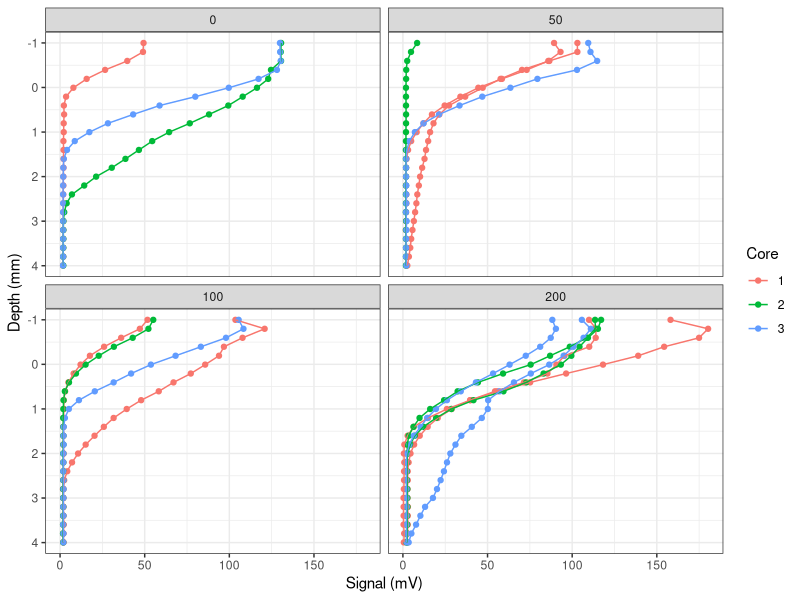
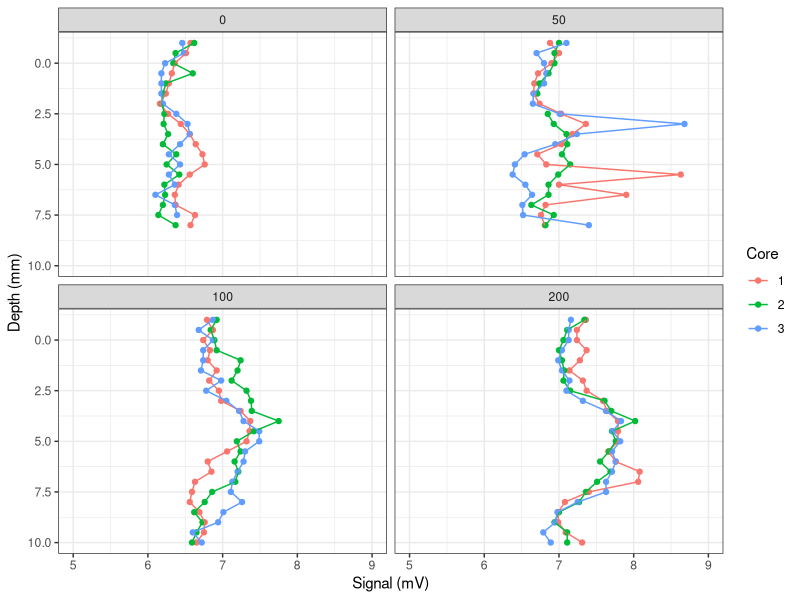
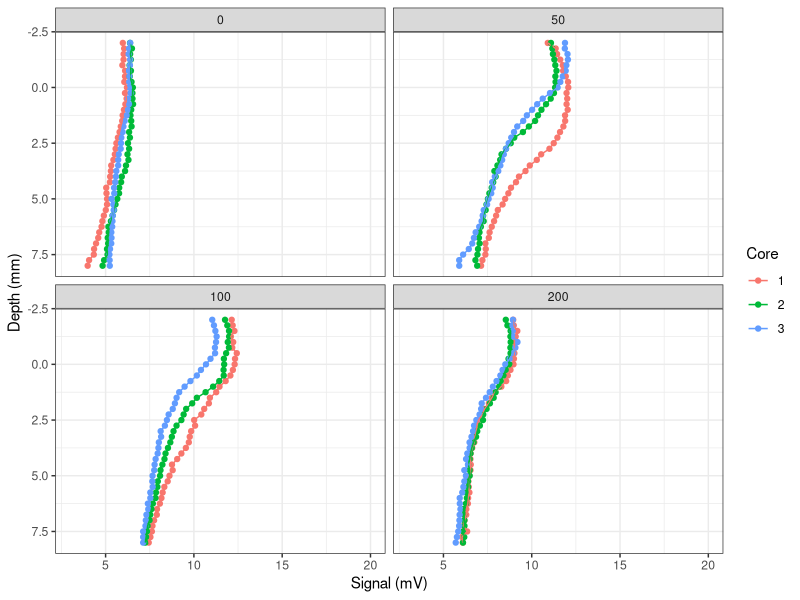
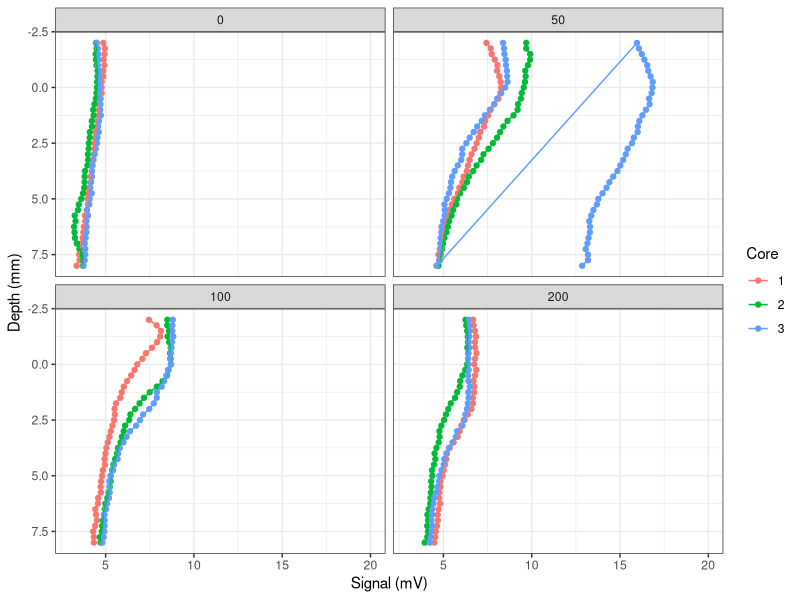
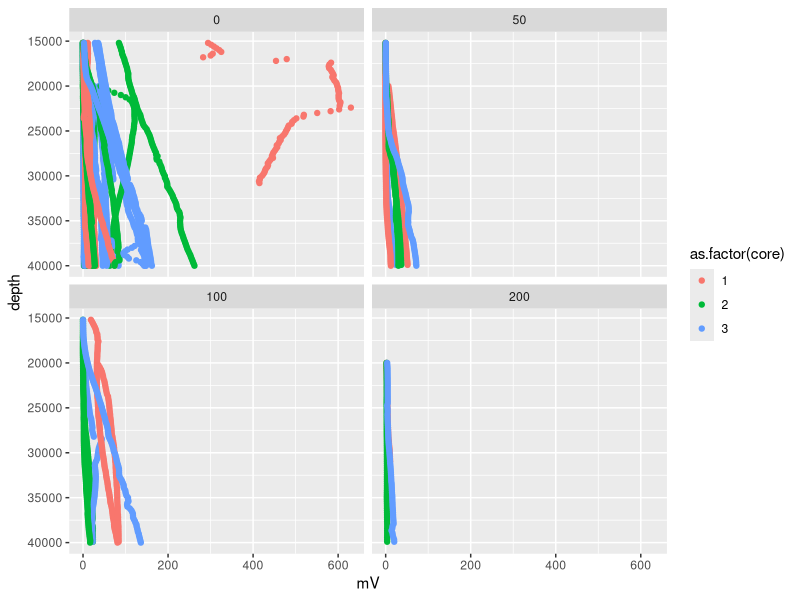
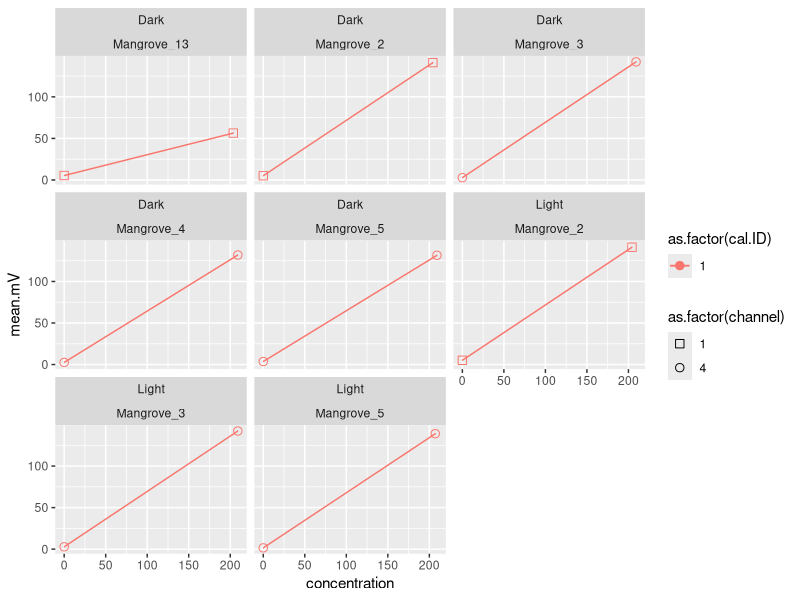
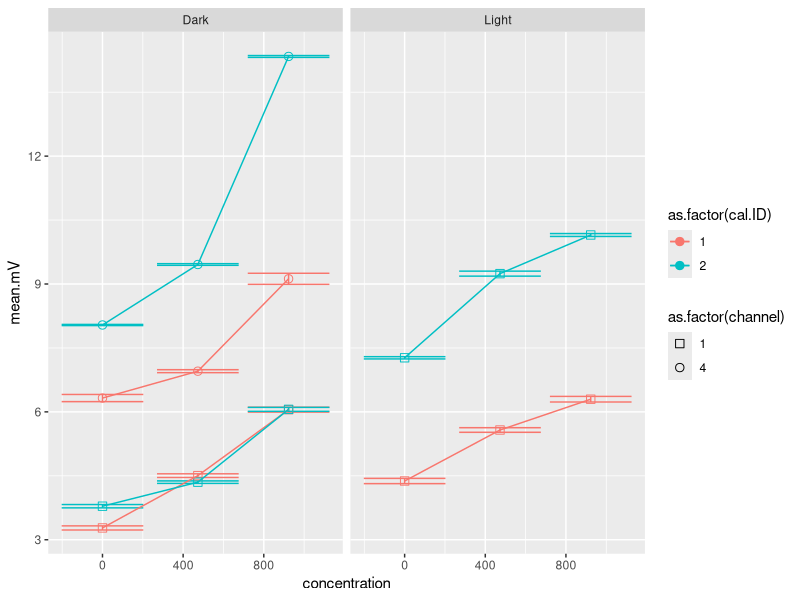
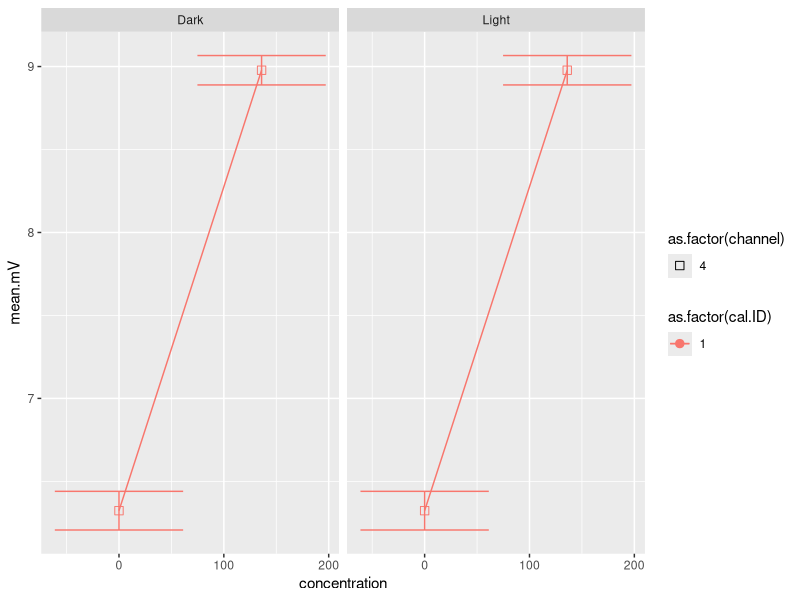

Write the R code that produced these figures, in order.
## ---- chunk 1
knitr::opts_chunk$set(echo = TRUE)

library(ggplot2)
library(dplyr)
library(tidyverse)
library(knitr)
library(plyr)
## ---- chunk 2
# Read compiled microprofile data
profiles <- read.csv(file = "./compiled-data/MBGC.mangrove.microprofiles.2024.csv")
## ---- chunk 3
sulfide <- subset(profiles, analyte == "Sulfide")
nitrous <- subset(profiles, analyte == "N2O")
oxygen <- subset(profiles, analyte == "O2")
nitric <- subset(profiles, analyte == "NO")
## ---- chunk 4
oxygen %>% subset(experiment == "Mangrove_3" & light.dark == "Dark") %>%
  ggplot(aes(mV, depth/1000, color=as.factor(core))) +
  geom_point() +
  geom_path() +
  scale_y_reverse(limits = c(4,-1)) +
  scale_color_discrete(name = "Core") +
  labs(y = "Depth (mm)", x = "Signal (mV)") +
  #scale_x_continuous(limits = c(5,9)) +
  facet_wrap(~treatment) +
  theme_bw()
## ---- chunk 5
nitrous %>% subset(experiment == "Mangrove_2" & light.dark == "Dark") %>%
  ggplot(aes(mV, depth/1000, color=as.factor(core))) +
  geom_point() +
  geom_path() +
  scale_y_reverse(limits = c(10,-1)) +
  scale_color_discrete(name = "Core") +
  labs(y = "Depth (mm)", x = "Signal (mV)") +
  scale_x_continuous(limits = c(5,9)) +
  facet_wrap(~treatment) +
  theme_bw()
## ---- chunk 6
nitric %>% subset(experiment == "Mangrove_6" & light.dark == "Light" & channel == 1) %>%
  ggplot(aes(mV, depth/1000, color=as.factor(core))) +
  geom_point() +
  geom_path() +
  scale_y_reverse(limits = c(8,-2)) +
  scale_color_discrete(name = "Core") +
  labs(y = "Depth (mm)", x = "Signal (mV)") +
  scale_x_continuous(limits = c(3,20)) +
  facet_wrap(~treatment) +
  theme_bw()

nitric %>% subset(experiment == "Mangrove_6" & light.dark == "Dark" & channel == 1) %>%
  ggplot(aes(mV, depth/1000, color=as.factor(core))) +
  geom_point() +
  geom_path() +
  scale_y_reverse(limits = c(8,-2)) +
  scale_color_discrete(name = "Core") +
  labs(y = "Depth (mm)", x = "Signal (mV)") +
  scale_x_continuous(limits = c(3,20)) +
  facet_wrap(~treatment) +
  theme_bw()
## ---- chunk 7
 sulfide %>% subset(depth > 15000) %>%
  ggplot(aes(mV, depth, color=as.factor(core))) +
  geom_point() +
  scale_y_reverse() +
  facet_wrap(~treatment)
## ---- chunk 8
cal.data <- read.csv(file = "./compiled-data/MBGC.sensor.calibrations.2024.csv")

nitrous.cal <- cal.data %>% subset(analyte == "N2O")
ox.cal <- cal.data %>% subset(analyte == "O2")
nitric.cal <- cal.data %>% subset(analyte == "NO")
sulf.cal <- cal.data %>% subset(analyte == "Sulfide")
## ---- chunk 9
# Calculate mean +/- SD for calibration data 
ox.cal.sum <- ox.cal %>%
  plyr::ddply(.(experiment, channel, light.dark, cal.ID, concentration), summarize,
                    mean.mV = mean(signal.mV, na.rm = TRUE), stdev.mV=sd(signal.mV, na.rm = TRUE))

ox.cal.sum %>% #subset(experiment == "Mangrove_2") %>%
  ggplot(aes(concentration, mean.mV, color = as.factor(cal.ID), shape = as.factor(channel))) +
    geom_errorbar(aes(ymin = mean.mV - stdev.mV, ymax = mean.mV + stdev.mV, x = concentration), height = 0.25) +
    geom_point(size = 2.5) +
    geom_line() +
    scale_shape_manual(values = c(0,1,2,3)) +
    facet_wrap(~light.dark + experiment)
## ---- chunk 10
nitric.cal.sum <- nitric.cal %>%
  plyr::ddply(.(experiment, channel, light.dark, cal.ID, concentration), summarize,
                    mean.mV = mean(signal.mV, na.rm = TRUE), stdev.mV=sd(signal.mV, na.rm = TRUE))

nitric.cal.sum %>% subset(experiment == "Mangrove_6") %>%
  ggplot(aes(concentration, mean.mV, color = as.factor(cal.ID), shape = as.factor(channel))) +
    geom_errorbar(aes(ymin = mean.mV - stdev.mV, ymax = mean.mV + stdev.mV)) +
    geom_point(size = 2.5) +
    geom_line() +
    scale_shape_manual(values = c(0,1,2,3)) +
    facet_wrap(~light.dark)
## ---- chunk 11
nitrous.cal.sum <- nitrous.cal %>%
  plyr::ddply(.(experiment, channel, light.dark, cal.ID, concentration), summarize,
                    mean.mV = mean(signal.mV, na.rm = TRUE), stdev.mV=sd(signal.mV, na.rm = TRUE))

nitrous.cal.sum %>% subset(experiment == "Mangrove_2") %>%
  ggplot(aes(concentration, mean.mV, color = as.factor(cal.ID), shape = as.factor(channel))) +
    geom_errorbar(aes(ymin = mean.mV - stdev.mV, ymax = mean.mV + stdev.mV)) +
    geom_point(size = 2.5) +
    geom_line() +
    scale_shape_manual(values = c(0,1,2,3)) +
    facet_wrap(~light.dark)
## ---- chunk 12
ox_models <- ox.cal.sum %>% 
  group_by(experiment, channel, light.dark, cal.ID) %>% 
  do(data.frame(., as.list(coef(lm(mean.mV~concentration, data = .))))) %>%
  rename_at(8:9, ~c("intercept", "slope"))

oxygen <- ox_models %>% subset(concentration == 0) %>% select(-mean.mV, -stdev.mV) %>%
  group_by(experiment, channel, light.dark) %>%
  pivot_wider(names_from = cal.ID, values_from = c(intercept, slope), names_vary = "slowest") %>%
  right_join(., oxygen, by = join_by(experiment, channel, light.dark)) %>%
  #subset(experiment == 'Mangrove_6') %>%
  select(experiment, channel, light.dark, incubation, treatment, 
         flume, core, replicate, analyte, time, depth, mV,
         intercept_1, slope_1)

# calculate concentration for each calibration curve
oxygen$OX_1 <- (oxygen$mV - oxygen$intercept_1) / oxygen$slope_1
## ---- chunk 13
oxygen %>% subset(experiment == "Mangrove_2" & light.dark == "Light") %>%
  ggplot(aes(OX_1, depth/1000, color=as.factor(core))) +
  geom_point() +
  geom_path() +
  scale_y_reverse(limits = c(4,-2)) +
  scale_color_discrete(name = "Core") +
  labs(y = "Depth (mm)", x = expression(O[2]~"("*mu*"mol L"^-1*")")) +
  #scale_x_continuous(limits = c(3,20)) +
  facet_wrap(~treatment) +
  theme_bw()

oxygen %>% subset(experiment == "Mangrove_2" & light.dark == "Dark") %>%
  ggplot(aes(OX_1, depth/1000, color=as.factor(core))) +
  geom_point() +
  geom_path() +
  scale_y_reverse(limits = c(4,-2)) +
  scale_color_discrete(name = "Core") +
  labs(y = "Depth (mm)", x = expression(O[2]~"("*mu*"mol L"^-1*")")) +
  #scale_x_continuous(limits = c(0,20)) +
  facet_wrap(~treatment) +
  theme_bw()
## ---- chunk 14
nitric_models <- nitric.cal.sum %>% 
  group_by(experiment, channel, light.dark, cal.ID) %>% 
  do(data.frame(., as.list(coef(lm(mean.mV~concentration, data = .))))) %>%
  rename_at(8:9, ~c("intercept", "slope"))

nitric <- nitric_models %>% subset(concentration == 0) %>% select(-mean.mV, -stdev.mV) %>%
  group_by(experiment, channel, light.dark) %>%
  pivot_wider(names_from = cal.ID, values_from = c(intercept, slope), names_vary = "slowest") %>%
  right_join(., nitric, by = join_by(experiment, channel, light.dark)) %>%
  subset(experiment == 'Mangrove_6') %>%
  select(experiment, channel, light.dark, incubation, treatment, 
         flume, core, replicate, analyte, time, depth, mV,
         intercept_1, slope_1, intercept_2, slope_2)

# calculate concentration for each calibration curve
nitric$NO_1 <- (nitric$mV - nitric$intercept_1) / nitric$slope_1
nitric$NO_2 <- (nitric$mV - nitric$intercept_2) / nitric$slope_2
## ---- chunk 15
nitric %>% subset(light.dark == "Light") %>%
  ggplot(aes(NO_1, depth/1000, color=as.factor(core))) +
  geom_point() +
  geom_path() +
  #scale_y_reverse(limits = c(8,-2)) +
  scale_color_discrete(name = "Core") +
  labs(y = "Depth (mm)", x = expression("NO (nmol"~L^-1*")")) +
  #scale_x_continuous(limits = c(3,20)) +
  facet_wrap(~treatment) +
  theme_bw()

nitric %>% subset(light.dark == "Dark") %>%
  ggplot(aes(NO_2, depth/1000, color=as.factor(core))) +
  geom_point(aes(shape = as.factor(channel))) +
  geom_path(aes(shape = as.factor(channel))) +
  scale_y_reverse(limits = c(8,-2)) +
  scale_color_discrete(name = "Core") +
  labs(y = "Depth (mm)", x = expression("NO (nmol"~L^-1*")")) +
  scale_x_continuous(limits = c(0,3000)) +
  facet_wrap(~treatment+channel, ncol = 2) +
  theme_bw()
## ---- chunk 16
nitrous_models <- nitrous.cal.sum %>% 
  group_by(experiment, channel, light.dark, cal.ID) %>% 
  do(data.frame(., as.list(coef(lm(mean.mV~concentration, data = .))))) %>%
  rename_at(8:9, ~c("intercept", "slope"))

nitrous <- nitrous_models %>% subset(concentration == 0) %>% select(-mean.mV, -stdev.mV) %>%
  group_by(experiment, channel, light.dark) %>%
  pivot_wider(names_from = cal.ID, values_from = c(intercept, slope), names_vary = "slowest") %>%
  right_join(., nitrous, by = join_by(experiment, channel, light.dark)) %>%
  subset(experiment == 'Mangrove_2') %>%
  select(experiment, channel, light.dark, incubation, treatment, 
         flume, core, replicate, analyte, time, depth, mV,
         intercept_1, slope_1)

# calculate concentration for each calibration curve
nitrous$N2O_1 <- (nitrous$mV - nitrous$intercept_1) / nitrous$slope_1
## ---- chunk 17
nitrous %>% subset(light.dark == "Dark") %>%
  ggplot(aes(N2O_1, depth/1000, color=as.factor(core))) +
  geom_point() +
  geom_path() +
  scale_y_reverse(limits = c(8,-2)) +
  scale_color_discrete(name = "Core") +
  labs(y = "Depth (mm)", x = "Signal (mV)") +
  scale_x_continuous(limits = c(0,100)) +
  facet_wrap(~treatment) +
  theme_bw()

nitrous %>% subset(light.dark == "Light") %>%
  ggplot(aes(N2O_1, depth/1000, color=as.factor(core))) +
  geom_point() +
  geom_path() +
  scale_y_reverse(limits = c(8,-2)) +
  scale_color_discrete(name = "Core") +
  labs(y = "Depth (mm)", x = "Signal (mV)") +
  scale_x_continuous(limits = c(0,150)) +
  facet_wrap(~treatment) +
  theme_bw()
